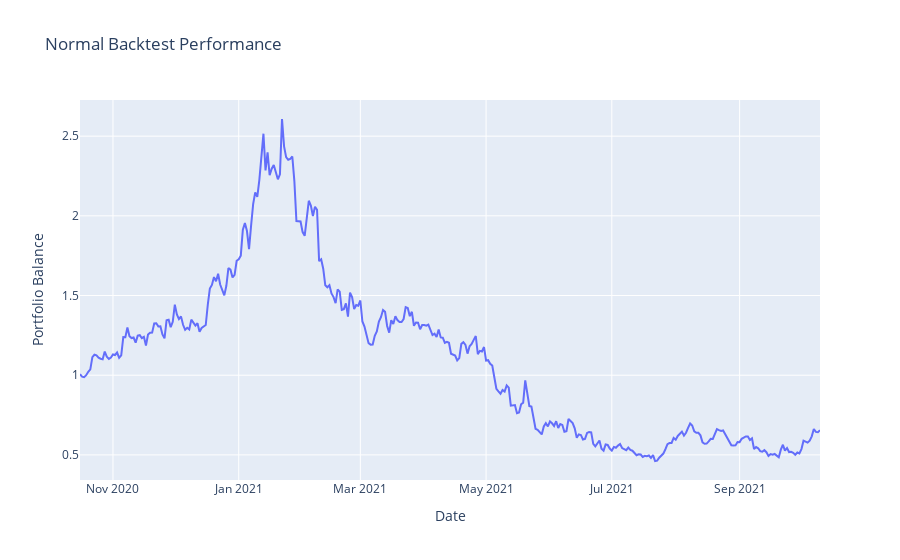
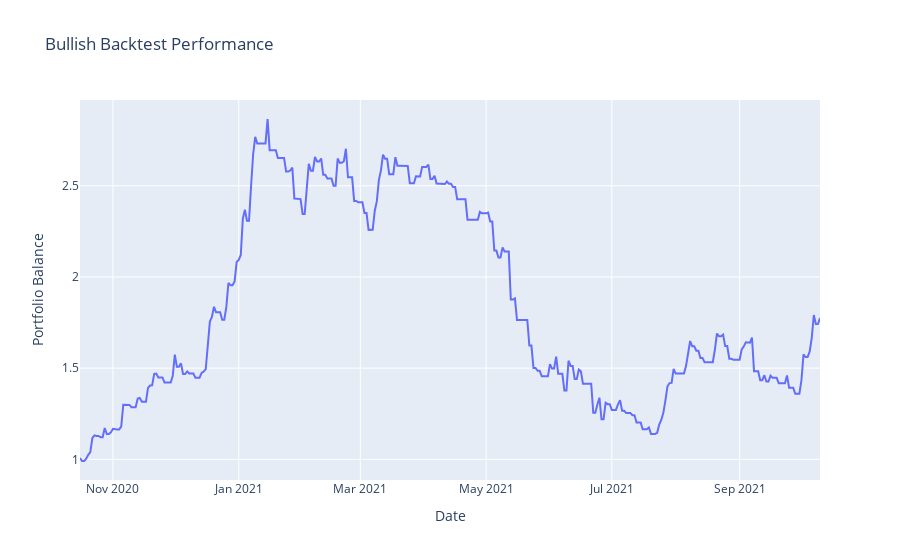
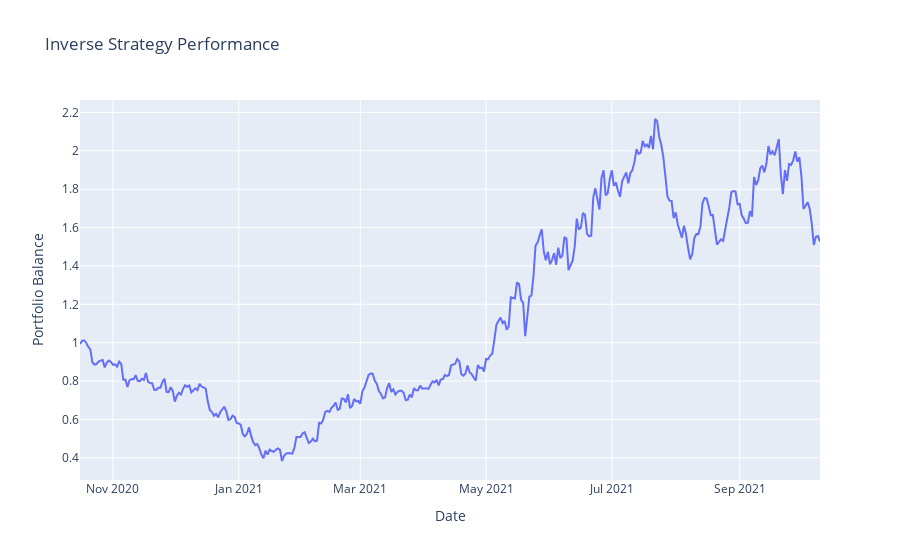
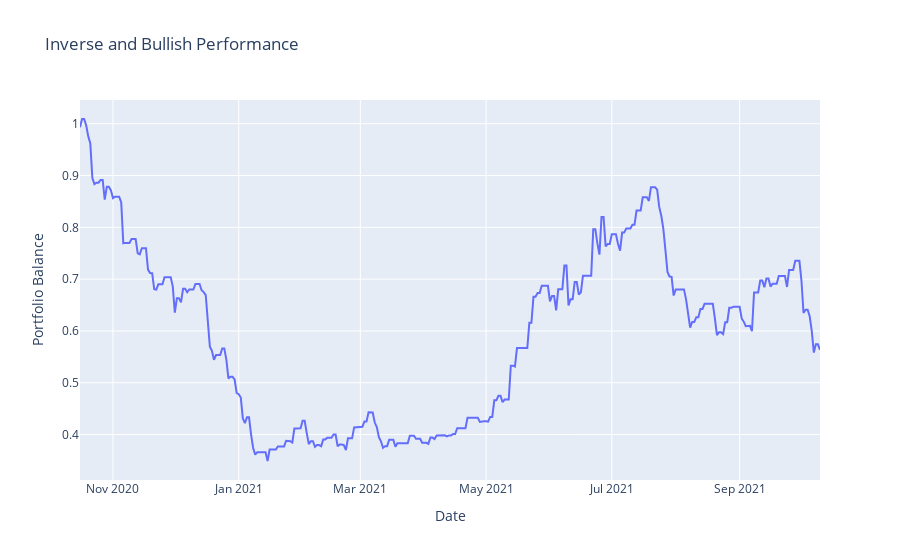

The code cell stored with these charts, in order, in its notebook:
### Code cell
# Visualizing the Different Outcomes
outcomes = {
    "Normal Backtest": norm_performance,
    "Bullish Backtest": bullish_only,
    "Inverse Strategy": inverse_performance,
    "Inverse and Bullish": inverse_bullish
}

for i in outcomes.keys():

    fig = px.line(
        outcomes[i],
        x=outcomes[i].index,
        y=outcomes[i],
        title=f'{i} Performance',
        labels={"y": "Portfolio Balance",
                "ds": "Date"})

    fig.show()

### Figure 1 — Plotly figure (JSON) as saved in the notebook; plotly's stock layout.template omitted (floating-point values rounded to 4 significant figures; data arrays with more than 128 entries replaced by an {"elided": "..."} marker saying what was removed)
{"data": [{"hovertemplate": "Date=%{x}<br>Portfolio Balance=%{y}<extra></extra>", "legendgroup": "", "line": {"color": "#636efa", "dash": "solid"}, "mode": "lines", "name": "", "orientation": "v", "showlegend": false, "type": "scatter", "x": {"elided": "360 str values"}, "xaxis": "x", "y": {"elided": "360 float values"}, "yaxis": "y"}], "layout": {"autosize": true, "legend": {"tracegroupgap": 0}, "title": {"text": "Normal Backtest Performance"}, "xaxis": {"anchor": "y", "autorange": true, "domain": [0, 1], "range": ["2020-10-16", "2021-10-10"], "title": {"text": "Date"}, "type": "date"}, "yaxis": {"anchor": "x", "autorange": true, "domain": [0, 1], "range": [0.3425, 2.727], "title": {"text": "Portfolio Balance"}, "type": "linear"}}}

### Figure 2 — Plotly figure (JSON) as saved in the notebook; plotly's stock layout.template omitted (floating-point values rounded to 4 significant figures; data arrays with more than 128 entries replaced by an {"elided": "..."} marker saying what was removed)
{"data": [{"hovertemplate": "Date=%{x}<br>Portfolio Balance=%{y}<extra></extra>", "legendgroup": "", "line": {"color": "#636efa", "dash": "solid"}, "mode": "lines", "name": "", "orientation": "v", "showlegend": false, "type": "scatter", "x": {"elided": "360 str values"}, "xaxis": "x", "y": {"elided": "360 float values"}, "yaxis": "y"}], "layout": {"autosize": true, "legend": {"tracegroupgap": 0}, "title": {"text": "Bullish Backtest Performance"}, "xaxis": {"anchor": "y", "autorange": true, "domain": [0, 1], "range": ["2020-10-16", "2021-10-10"], "title": {"text": "Date"}, "type": "date"}, "yaxis": {"anchor": "x", "autorange": true, "domain": [0, 1], "range": [0.8867, 2.971], "title": {"text": "Portfolio Balance"}, "type": "linear"}}}

### Figure 3 — Plotly figure (JSON) as saved in the notebook; plotly's stock layout.template omitted (floating-point values rounded to 4 significant figures; data arrays with more than 128 entries replaced by an {"elided": "..."} marker saying what was removed)
{"data": [{"hovertemplate": "Date=%{x}<br>Portfolio Balance=%{y}<extra></extra>", "legendgroup": "", "line": {"color": "#636efa", "dash": "solid"}, "mode": "lines", "name": "", "orientation": "v", "showlegend": false, "type": "scatter", "x": {"elided": "360 str values"}, "xaxis": "x", "y": {"elided": "360 float values"}, "yaxis": "y"}], "layout": {"autosize": true, "legend": {"tracegroupgap": 0}, "title": {"text": "Inverse Strategy Performance"}, "xaxis": {"anchor": "y", "autorange": true, "domain": [0, 1], "range": ["2020-10-16", "2021-10-10"], "title": {"text": "Date"}, "type": "date"}, "yaxis": {"anchor": "x", "autorange": true, "domain": [0, 1], "range": [0.2845, 2.265], "title": {"text": "Portfolio Balance"}, "type": "linear"}}}

### Figure 4 — Plotly figure (JSON) as saved in the notebook; plotly's stock layout.template omitted (floating-point values rounded to 4 significant figures; data arrays with more than 128 entries replaced by an {"elided": "..."} marker saying what was removed)
{"data": [{"hovertemplate": "Date=%{x}<br>Portfolio Balance=%{y}<extra></extra>", "legendgroup": "", "line": {"color": "#636efa", "dash": "solid"}, "mode": "lines", "name": "", "orientation": "v", "showlegend": false, "type": "scatter", "x": {"elided": "360 str values"}, "xaxis": "x", "y": {"elided": "360 float values"}, "yaxis": "y"}], "layout": {"autosize": true, "legend": {"tracegroupgap": 0}, "title": {"text": "Inverse and Bullish Performance"}, "xaxis": {"anchor": "y", "autorange": true, "domain": [0, 1], "range": ["2020-10-16", "2021-10-10"], "title": {"text": "Date"}, "type": "date"}, "yaxis": {"anchor": "x", "autorange": true, "domain": [0, 1], "range": [0.3122, 1.046], "title": {"text": "Portfolio Balance"}, "type": "linear"}}}
